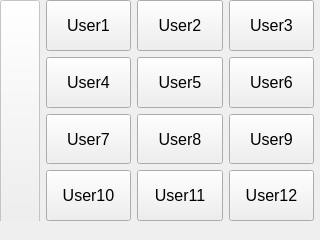
<?xml version="1.0" encoding="UTF-8"?>
<ui version="4.0">
 <class>MainWindow</class>
 <widget class="QMainWindow" name="MainWindow">
  <property name="geometry">
   <rect>
    <x>0</x>
    <y>0</y>
    <width>320</width>
    <height>240</height>
   </rect>
  </property>
  <property name="windowTitle">
   <string>MainWindow</string>
  </property>
  <widget class="QWidget" name="centralwidget">
   <widget class="QWidget" name="horizontalLayoutWidget">
    <property name="geometry">
     <rect>
      <x>0</x>
      <y>0</y>
      <width>321</width>
      <height>231</height>
     </rect>
    </property>
    <layout class="QHBoxLayout" name="horizontalLayout">
     <item>
      <widget class="QPushButton" name="buttonBack">
       <property name="enabled">
        <bool>false</bool>
       </property>
       <property name="sizePolicy">
        <sizepolicy hsizetype="Fixed" vsizetype="Expanding">
         <horstretch>0</horstretch>
         <verstretch>0</verstretch>
        </sizepolicy>
       </property>
       <property name="minimumSize">
        <size>
         <width>40</width>
         <height>0</height>
        </size>
       </property>
       <property name="text">
        <string/>
       </property>
       <property name="icon">
        <iconset resource="resources.qrc">
         <normaloff>:/back/back.png</normaloff>:/back/back.png</iconset>
       </property>
      </widget>
     </item>
     <item>
      <widget class="QStackedWidget" name="stackedWidget">
       <property name="frameShadow">
        <enum>QFrame::Raised</enum>
       </property>
       <property name="currentIndex">
        <number>1</number>
       </property>
       <widget class="QWidget" name="pageMain">
        <widget class="QWidget" name="gridLayoutWidget">
         <property name="geometry">
          <rect>
           <x>0</x>
           <y>0</y>
           <width>271</width>
           <height>221</height>
          </rect>
         </property>
         <layout class="QGridLayout" name="gridLayout">
          <property name="sizeConstraint">
           <enum>QLayout::SetDefaultConstraint</enum>
          </property>
          <property name="spacing">
           <number>6</number>
          </property>
          <item row="2" column="1">
           <widget class="QPushButton" name="buttonEmpty4">
            <property name="enabled">
             <bool>false</bool>
            </property>
            <property name="sizePolicy">
             <sizepolicy hsizetype="Expanding" vsizetype="Expanding">
              <horstretch>0</horstretch>
              <verstretch>0</verstretch>
             </sizepolicy>
            </property>
            <property name="font">
             <font>
              <pointsize>12</pointsize>
             </font>
            </property>
            <property name="text">
             <string>PushButton</string>
            </property>
           </widget>
          </item>
          <item row="1" column="1">
           <widget class="QPushButton" name="buttonEmpty2">
            <property name="enabled">
             <bool>false</bool>
            </property>
            <property name="sizePolicy">
             <sizepolicy hsizetype="Expanding" vsizetype="Expanding">
              <horstretch>0</horstretch>
              <verstretch>0</verstretch>
             </sizepolicy>
            </property>
            <property name="font">
             <font>
              <pointsize>12</pointsize>
             </font>
            </property>
            <property name="text">
             <string>PushButton</string>
            </property>
           </widget>
          </item>
          <item row="1" column="0">
           <widget class="QPushButton" name="buttonEmpty1">
            <property name="enabled">
             <bool>false</bool>
            </property>
            <property name="sizePolicy">
             <sizepolicy hsizetype="Expanding" vsizetype="Expanding">
              <horstretch>0</horstretch>
              <verstretch>0</verstretch>
             </sizepolicy>
            </property>
            <property name="font">
             <font>
              <pointsize>12</pointsize>
             </font>
            </property>
            <property name="text">
             <string>PushButton</string>
            </property>
           </widget>
          </item>
          <item row="0" column="0">
           <widget class="QPushButton" name="buttonRadio">
            <property name="sizePolicy">
             <sizepolicy hsizetype="Expanding" vsizetype="Expanding">
              <horstretch>0</horstretch>
              <verstretch>0</verstretch>
             </sizepolicy>
            </property>
            <property name="font">
             <font>
              <pointsize>12</pointsize>
             </font>
            </property>
            <property name="text">
             <string>Radio</string>
            </property>
           </widget>
          </item>
          <item row="2" column="0">
           <widget class="QPushButton" name="buttonEmpty3">
            <property name="enabled">
             <bool>false</bool>
            </property>
            <property name="sizePolicy">
             <sizepolicy hsizetype="Expanding" vsizetype="Expanding">
              <horstretch>0</horstretch>
              <verstretch>0</verstretch>
             </sizepolicy>
            </property>
            <property name="font">
             <font>
              <pointsize>12</pointsize>
             </font>
            </property>
            <property name="text">
             <string>PushButton</string>
            </property>
           </widget>
          </item>
          <item row="0" column="1">
           <widget class="QPushButton" name="buttonDrinks">
            <property name="sizePolicy">
             <sizepolicy hsizetype="Expanding" vsizetype="Expanding">
              <horstretch>0</horstretch>
              <verstretch>0</verstretch>
             </sizepolicy>
            </property>
            <property name="font">
             <font>
              <pointsize>12</pointsize>
             </font>
            </property>
            <property name="text">
             <string>Getränke</string>
            </property>
           </widget>
          </item>
         </layout>
         <zorder>buttonDrinks</zorder>
         <zorder>buttonEmpty2</zorder>
         <zorder>buttonEmpty1</zorder>
         <zorder>buttonRadio</zorder>
         <zorder>buttonEmpty3</zorder>
         <zorder>buttonEmpty4</zorder>
        </widget>
       </widget>
       <widget class="QWidget" name="pageUsers">
        <widget class="QWidget" name="gridLayoutWidget_2">
         <property name="geometry">
          <rect>
           <x>0</x>
           <y>0</y>
           <width>271</width>
           <height>221</height>
          </rect>
         </property>
         <layout class="QGridLayout" name="gridLayout_2">
          <property name="sizeConstraint">
           <enum>QLayout::SetMaximumSize</enum>
          </property>
          <property name="rightMargin">
           <number>3</number>
          </property>
          <item row="1" column="2">
           <widget class="QPushButton" name="buttonUser6">
            <property name="sizePolicy">
             <sizepolicy hsizetype="Expanding" vsizetype="Expanding">
              <horstretch>0</horstretch>
              <verstretch>0</verstretch>
             </sizepolicy>
            </property>
            <property name="font">
             <font>
              <pointsize>12</pointsize>
             </font>
            </property>
            <property name="text">
             <string>User6</string>
            </property>
           </widget>
          </item>
          <item row="0" column="0">
           <widget class="QPushButton" name="buttonUser1">
            <property name="sizePolicy">
             <sizepolicy hsizetype="Expanding" vsizetype="Expanding">
              <horstretch>0</horstretch>
              <verstretch>0</verstretch>
             </sizepolicy>
            </property>
            <property name="font">
             <font>
              <pointsize>12</pointsize>
             </font>
            </property>
            <property name="text">
             <string>User1</string>
            </property>
           </widget>
          </item>
          <item row="2" column="0">
           <widget class="QPushButton" name="buttonUser7">
            <property name="sizePolicy">
             <sizepolicy hsizetype="Expanding" vsizetype="Expanding">
              <horstretch>0</horstretch>
              <verstretch>0</verstretch>
             </sizepolicy>
            </property>
            <property name="font">
             <font>
              <pointsize>12</pointsize>
             </font>
            </property>
            <property name="text">
             <string>User7</string>
            </property>
           </widget>
          </item>
          <item row="0" column="1">
           <widget class="QPushButton" name="buttonUser2">
            <property name="sizePolicy">
             <sizepolicy hsizetype="Expanding" vsizetype="Expanding">
              <horstretch>0</horstretch>
              <verstretch>0</verstretch>
             </sizepolicy>
            </property>
            <property name="font">
             <font>
              <pointsize>12</pointsize>
             </font>
            </property>
            <property name="text">
             <string>User2</string>
            </property>
           </widget>
          </item>
          <item row="1" column="0">
           <widget class="QPushButton" name="buttonUser4">
            <property name="sizePolicy">
             <sizepolicy hsizetype="Expanding" vsizetype="Expanding">
              <horstretch>0</horstretch>
              <verstretch>0</verstretch>
             </sizepolicy>
            </property>
            <property name="font">
             <font>
              <pointsize>12</pointsize>
             </font>
            </property>
            <property name="text">
             <string>User4</string>
            </property>
           </widget>
          </item>
          <item row="2" column="1">
           <widget class="QPushButton" name="buttonUser8">
            <property name="sizePolicy">
             <sizepolicy hsizetype="Expanding" vsizetype="Expanding">
              <horstretch>0</horstretch>
              <verstretch>0</verstretch>
             </sizepolicy>
            </property>
            <property name="font">
             <font>
              <pointsize>12</pointsize>
             </font>
            </property>
            <property name="text">
             <string>User8</string>
            </property>
           </widget>
          </item>
          <item row="2" column="2">
           <widget class="QPushButton" name="buttonUser9">
            <property name="sizePolicy">
             <sizepolicy hsizetype="Expanding" vsizetype="Expanding">
              <horstretch>0</horstretch>
              <verstretch>0</verstretch>
             </sizepolicy>
            </property>
            <property name="font">
             <font>
              <pointsize>12</pointsize>
             </font>
            </property>
            <property name="text">
             <string>User9</string>
            </property>
           </widget>
          </item>
          <item row="1" column="1">
           <widget class="QPushButton" name="buttonUser5">
            <property name="sizePolicy">
             <sizepolicy hsizetype="Expanding" vsizetype="Expanding">
              <horstretch>0</horstretch>
              <verstretch>0</verstretch>
             </sizepolicy>
            </property>
            <property name="font">
             <font>
              <pointsize>12</pointsize>
             </font>
            </property>
            <property name="text">
             <string>User5</string>
            </property>
           </widget>
          </item>
          <item row="0" column="2">
           <widget class="QPushButton" name="buttonUser3">
            <property name="sizePolicy">
             <sizepolicy hsizetype="Expanding" vsizetype="Expanding">
              <horstretch>0</horstretch>
              <verstretch>0</verstretch>
             </sizepolicy>
            </property>
            <property name="font">
             <font>
              <pointsize>12</pointsize>
             </font>
            </property>
            <property name="text">
             <string>User3</string>
            </property>
           </widget>
          </item>
          <item row="3" column="0">
           <widget class="QPushButton" name="buttonUser10">
            <property name="sizePolicy">
             <sizepolicy hsizetype="Expanding" vsizetype="Expanding">
              <horstretch>0</horstretch>
              <verstretch>0</verstretch>
             </sizepolicy>
            </property>
            <property name="font">
             <font>
              <pointsize>12</pointsize>
             </font>
            </property>
            <property name="text">
             <string>User10</string>
            </property>
           </widget>
          </item>
          <item row="3" column="1">
           <widget class="QPushButton" name="buttonUser11">
            <property name="sizePolicy">
             <sizepolicy hsizetype="Expanding" vsizetype="Expanding">
              <horstretch>0</horstretch>
              <verstretch>0</verstretch>
             </sizepolicy>
            </property>
            <property name="font">
             <font>
              <pointsize>12</pointsize>
             </font>
            </property>
            <property name="text">
             <string>User11</string>
            </property>
           </widget>
          </item>
          <item row="3" column="2">
           <widget class="QPushButton" name="buttonUser12">
            <property name="sizePolicy">
             <sizepolicy hsizetype="Expanding" vsizetype="Expanding">
              <horstretch>0</horstretch>
              <verstretch>0</verstretch>
             </sizepolicy>
            </property>
            <property name="font">
             <font>
              <pointsize>12</pointsize>
             </font>
            </property>
            <property name="text">
             <string>User12</string>
            </property>
           </widget>
          </item>
         </layout>
        </widget>
       </widget>
       <widget class="QWidget" name="pageDrinks">
        <widget class="QWidget" name="verticalLayoutWidget">
         <property name="geometry">
          <rect>
           <x>0</x>
           <y>10</y>
           <width>271</width>
           <height>211</height>
          </rect>
         </property>
         <layout class="QVBoxLayout" name="verticalLayout">
          <property name="spacing">
           <number>10</number>
          </property>
          <item>
           <layout class="QHBoxLayout" name="horizontalLayout_2">
            <item>
             <widget class="QLabel" name="label_beer">
              <property name="sizePolicy">
               <sizepolicy hsizetype="Minimum" vsizetype="Preferred">
                <horstretch>0</horstretch>
                <verstretch>0</verstretch>
               </sizepolicy>
              </property>
              <property name="font">
               <font>
                <pointsize>12</pointsize>
               </font>
              </property>
              <property name="text">
               <string>Bier</string>
              </property>
             </widget>
            </item>
            <item>
             <widget class="QLCDNumber" name="lcd_beer">
              <property name="frameShadow">
               <enum>QFrame::Raised</enum>
              </property>
              <property name="smallDecimalPoint">
               <bool>false</bool>
              </property>
              <property name="numDigits">
               <number>2</number>
              </property>
              <property name="segmentStyle">
               <enum>QLCDNumber::Flat</enum>
              </property>
             </widget>
            </item>
            <item>
             <widget class="QPushButton" name="but_beer_plus">
              <property name="sizePolicy">
               <sizepolicy hsizetype="Minimum" vsizetype="Expanding">
                <horstretch>0</horstretch>
                <verstretch>0</verstretch>
               </sizepolicy>
              </property>
              <property name="maximumSize">
               <size>
                <width>50</width>
                <height>16777215</height>
               </size>
              </property>
              <property name="baseSize">
               <size>
                <width>0</width>
                <height>0</height>
               </size>
              </property>
              <property name="font">
               <font>
                <pointsize>12</pointsize>
                <weight>50</weight>
                <bold>false</bold>
               </font>
              </property>
              <property name="text">
               <string>+1</string>
              </property>
             </widget>
            </item>
           </layout>
          </item>
          <item>
           <layout class="QHBoxLayout" name="horizontalLayout_3">
            <item>
             <widget class="QLabel" name="labelSoft">
              <property name="font">
               <font>
                <pointsize>12</pointsize>
               </font>
              </property>
              <property name="text">
               <string>Limo/Saft</string>
              </property>
             </widget>
            </item>
            <item>
             <widget class="QLCDNumber" name="lcdCounterWater">
              <property name="frameShadow">
               <enum>QFrame::Raised</enum>
              </property>
              <property name="numDigits">
               <number>2</number>
              </property>
              <property name="segmentStyle">
               <enum>QLCDNumber::Flat</enum>
              </property>
             </widget>
            </item>
            <item>
             <widget class="QPushButton" name="buttonPlusSoft">
              <property name="sizePolicy">
               <sizepolicy hsizetype="Minimum" vsizetype="Expanding">
                <horstretch>0</horstretch>
                <verstretch>0</verstretch>
               </sizepolicy>
              </property>
              <property name="maximumSize">
               <size>
                <width>50</width>
                <height>16777215</height>
               </size>
              </property>
              <property name="baseSize">
               <size>
                <width>0</width>
                <height>0</height>
               </size>
              </property>
              <property name="font">
               <font>
                <pointsize>12</pointsize>
                <weight>50</weight>
                <bold>false</bold>
               </font>
              </property>
              <property name="text">
               <string>+1</string>
              </property>
             </widget>
            </item>
           </layout>
          </item>
          <item>
           <layout class="QHBoxLayout" name="horizontalLayout_5">
            <item>
             <widget class="QLabel" name="labelWater">
              <property name="font">
               <font>
                <pointsize>12</pointsize>
               </font>
              </property>
              <property name="text">
               <string>Wasser</string>
              </property>
             </widget>
            </item>
            <item>
             <widget class="QLCDNumber" name="lcdWaterCounter">
              <property name="frameShadow">
               <enum>QFrame::Raised</enum>
              </property>
              <property name="numDigits">
               <number>2</number>
              </property>
              <property name="segmentStyle">
               <enum>QLCDNumber::Flat</enum>
              </property>
             </widget>
            </item>
            <item>
             <widget class="QPushButton" name="buttonPlusWater">
              <property name="sizePolicy">
               <sizepolicy hsizetype="Minimum" vsizetype="Expanding">
                <horstretch>0</horstretch>
                <verstretch>0</verstretch>
               </sizepolicy>
              </property>
              <property name="maximumSize">
               <size>
                <width>50</width>
                <height>16777215</height>
               </size>
              </property>
              <property name="baseSize">
               <size>
                <width>0</width>
                <height>0</height>
               </size>
              </property>
              <property name="font">
               <font>
                <pointsize>12</pointsize>
                <weight>50</weight>
                <bold>false</bold>
               </font>
              </property>
              <property name="text">
               <string>+1</string>
              </property>
             </widget>
            </item>
           </layout>
          </item>
          <item>
           <layout class="QHBoxLayout" name="horizontalLayout_6">
            <item>
             <widget class="QPushButton" name="buttonPay">
              <property name="sizePolicy">
               <sizepolicy hsizetype="Minimum" vsizetype="Expanding">
                <horstretch>0</horstretch>
                <verstretch>0</verstretch>
               </sizepolicy>
              </property>
              <property name="minimumSize">
               <size>
                <width>0</width>
                <height>10</height>
               </size>
              </property>
              <property name="baseSize">
               <size>
                <width>0</width>
                <height>0</height>
               </size>
              </property>
              <property name="font">
               <font>
                <pointsize>12</pointsize>
                <weight>75</weight>
                <bold>true</bold>
               </font>
              </property>
              <property name="styleSheet">
               <string notr="true">color: rgb(170, 0, 0);</string>
              </property>
              <property name="text">
               <string>Bezahlen</string>
              </property>
             </widget>
            </item>
           </layout>
          </item>
         </layout>
        </widget>
       </widget>
       <widget class="QWidget" name="pagePayment">
        <widget class="QWidget" name="gridLayoutWidget_3">
         <property name="geometry">
          <rect>
           <x>6</x>
           <y>-1</y>
           <width>261</width>
           <height>221</height>
          </rect>
         </property>
         <layout class="QGridLayout" name="gridLayout_3">
          <item row="1" column="0">
           <widget class="QPushButton" name="buttonNum1">
            <property name="sizePolicy">
             <sizepolicy hsizetype="Expanding" vsizetype="Expanding">
              <horstretch>0</horstretch>
              <verstretch>0</verstretch>
             </sizepolicy>
            </property>
            <property name="font">
             <font>
              <pointsize>12</pointsize>
             </font>
            </property>
            <property name="text">
             <string>1</string>
            </property>
           </widget>
          </item>
          <item row="1" column="2">
           <widget class="QPushButton" name="buttonNum3">
            <property name="sizePolicy">
             <sizepolicy hsizetype="Expanding" vsizetype="Expanding">
              <horstretch>0</horstretch>
              <verstretch>0</verstretch>
             </sizepolicy>
            </property>
            <property name="font">
             <font>
              <pointsize>12</pointsize>
             </font>
            </property>
            <property name="text">
             <string>3</string>
            </property>
           </widget>
          </item>
          <item row="2" column="0">
           <widget class="QPushButton" name="buttonNum4">
            <property name="sizePolicy">
             <sizepolicy hsizetype="Expanding" vsizetype="Expanding">
              <horstretch>0</horstretch>
              <verstretch>0</verstretch>
             </sizepolicy>
            </property>
            <property name="font">
             <font>
              <pointsize>12</pointsize>
             </font>
            </property>
            <property name="text">
             <string>4</string>
            </property>
           </widget>
          </item>
          <item row="2" column="1">
           <widget class="QPushButton" name="buttonNum5">
            <property name="sizePolicy">
             <sizepolicy hsizetype="Expanding" vsizetype="Expanding">
              <horstretch>0</horstretch>
              <verstretch>0</verstretch>
             </sizepolicy>
            </property>
            <property name="font">
             <font>
              <pointsize>12</pointsize>
             </font>
            </property>
            <property name="text">
             <string>5</string>
            </property>
           </widget>
          </item>
          <item row="2" column="2">
           <widget class="QPushButton" name="buttonNum6">
            <property name="sizePolicy">
             <sizepolicy hsizetype="Expanding" vsizetype="Expanding">
              <horstretch>0</horstretch>
              <verstretch>0</verstretch>
             </sizepolicy>
            </property>
            <property name="font">
             <font>
              <pointsize>12</pointsize>
             </font>
            </property>
            <property name="text">
             <string>6</string>
            </property>
           </widget>
          </item>
          <item row="3" column="1">
           <widget class="QPushButton" name="buttonNum8">
            <property name="sizePolicy">
             <sizepolicy hsizetype="Expanding" vsizetype="Expanding">
              <horstretch>0</horstretch>
              <verstretch>0</verstretch>
             </sizepolicy>
            </property>
            <property name="font">
             <font>
              <pointsize>12</pointsize>
             </font>
            </property>
            <property name="text">
             <string>8</string>
            </property>
           </widget>
          </item>
          <item row="3" column="2">
           <widget class="QPushButton" name="buttonNum9">
            <property name="sizePolicy">
             <sizepolicy hsizetype="Expanding" vsizetype="Expanding">
              <horstretch>0</horstretch>
              <verstretch>0</verstretch>
             </sizepolicy>
            </property>
            <property name="font">
             <font>
              <pointsize>12</pointsize>
             </font>
            </property>
            <property name="text">
             <string>9</string>
            </property>
           </widget>
          </item>
          <item row="3" column="0">
           <widget class="QPushButton" name="buttonNum7">
            <property name="sizePolicy">
             <sizepolicy hsizetype="Expanding" vsizetype="Expanding">
              <horstretch>0</horstretch>
              <verstretch>0</verstretch>
             </sizepolicy>
            </property>
            <property name="font">
             <font>
              <pointsize>12</pointsize>
             </font>
            </property>
            <property name="text">
             <string>7</string>
            </property>
           </widget>
          </item>
          <item row="1" column="1">
           <widget class="QPushButton" name="buttonNum2">
            <property name="sizePolicy">
             <sizepolicy hsizetype="Expanding" vsizetype="Expanding">
              <horstretch>0</horstretch>
              <verstretch>0</verstretch>
             </sizepolicy>
            </property>
            <property name="font">
             <font>
              <pointsize>12</pointsize>
             </font>
            </property>
            <property name="text">
             <string>2</string>
            </property>
           </widget>
          </item>
          <item row="4" column="2">
           <widget class="QPushButton" name="buttonNumDel">
            <property name="sizePolicy">
             <sizepolicy hsizetype="Expanding" vsizetype="Expanding">
              <horstretch>0</horstretch>
              <verstretch>0</verstretch>
             </sizepolicy>
            </property>
            <property name="font">
             <font>
              <pointsize>12</pointsize>
             </font>
            </property>
            <property name="text">
             <string>löschen</string>
            </property>
           </widget>
          </item>
          <item row="4" column="1">
           <widget class="QPushButton" name="buttonNum0">
            <property name="sizePolicy">
             <sizepolicy hsizetype="Expanding" vsizetype="Expanding">
              <horstretch>0</horstretch>
              <verstretch>0</verstretch>
             </sizepolicy>
            </property>
            <property name="font">
             <font>
              <pointsize>12</pointsize>
             </font>
            </property>
            <property name="text">
             <string>0</string>
            </property>
           </widget>
          </item>
          <item row="4" column="0">
           <spacer name="horizontalSpacer">
            <property name="orientation">
             <enum>Qt::Horizontal</enum>
            </property>
            <property name="sizeHint" stdset="0">
             <size>
              <width>40</width>
              <height>20</height>
             </size>
            </property>
           </spacer>
          </item>
          <item row="5" column="1">
           <widget class="QPushButton" name="buttonNumOk">
            <property name="sizePolicy">
             <sizepolicy hsizetype="Expanding" vsizetype="Expanding">
              <horstretch>0</horstretch>
              <verstretch>0</verstretch>
             </sizepolicy>
            </property>
            <property name="font">
             <font>
              <pointsize>12</pointsize>
             </font>
            </property>
            <property name="text">
             <string>OK</string>
            </property>
           </widget>
          </item>
          <item row="0" column="0" colspan="2">
           <widget class="QLCDNumber" name="lcdPayment">
            <property name="sizePolicy">
             <sizepolicy hsizetype="Expanding" vsizetype="Expanding">
              <horstretch>0</horstretch>
              <verstretch>0</verstretch>
             </sizepolicy>
            </property>
            <property name="font">
             <font>
              <pointsize>8</pointsize>
              <weight>50</weight>
              <bold>false</bold>
             </font>
            </property>
            <property name="frameShadow">
             <enum>QFrame::Raised</enum>
            </property>
            <property name="numDigits">
             <number>3</number>
            </property>
            <property name="segmentStyle">
             <enum>QLCDNumber::Flat</enum>
            </property>
           </widget>
          </item>
          <item row="0" column="2">
           <widget class="QLabel" name="label">
            <property name="sizePolicy">
             <sizepolicy hsizetype="Expanding" vsizetype="Expanding">
              <horstretch>0</horstretch>
              <verstretch>0</verstretch>
             </sizepolicy>
            </property>
            <property name="font">
             <font>
              <pointsize>12</pointsize>
             </font>
            </property>
            <property name="text">
             <string>EUR</string>
            </property>
           </widget>
          </item>
          <item row="5" column="0">
           <spacer name="horizontalSpacer_2">
            <property name="orientation">
             <enum>Qt::Horizontal</enum>
            </property>
            <property name="sizeHint" stdset="0">
             <size>
              <width>40</width>
              <height>20</height>
             </size>
            </property>
           </spacer>
          </item>
          <item row="5" column="2">
           <spacer name="horizontalSpacer_3">
            <property name="orientation">
             <enum>Qt::Horizontal</enum>
            </property>
            <property name="sizeHint" stdset="0">
             <size>
              <width>40</width>
              <height>20</height>
             </size>
            </property>
           </spacer>
          </item>
         </layout>
        </widget>
       </widget>
      </widget>
     </item>
    </layout>
   </widget>
  </widget>
  <widget class="QStatusBar" name="statusbar">
   <property name="sizeGripEnabled">
    <bool>false</bool>
   </property>
  </widget>
 </widget>
 <resources>
  <include location="resources.qrc"/>
 </resources>
 <connections/>
</ui>
